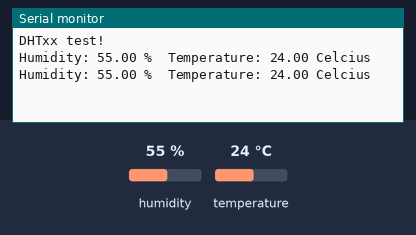
Simulated run of this sketch. Board: ESP32. Parts: the last lines printed to the serial monitor. The inputs (shaded band) are chosen by the test bench; at power-on: humidity 55 %, temperature 24 °C.

Above: at 2.8 s.
2.9 s: humidity set to 22 %
At 5.3 s:
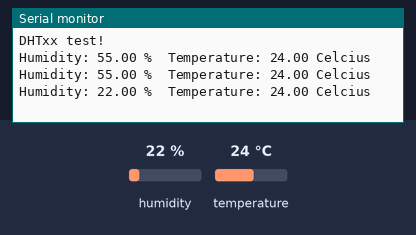
5.6 s: temperature set to 12 °C
At 6.6 s:
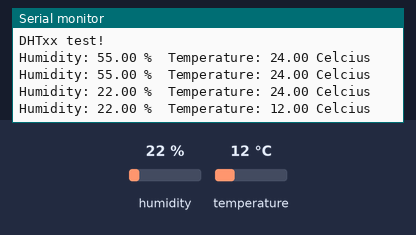
8.3 s: humidity set to 40 %
At 11.3 s:
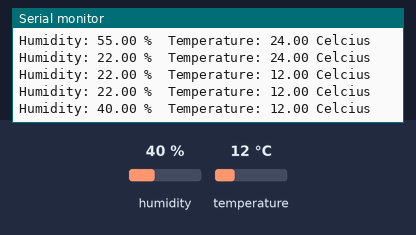
Timing chart, 0 to 12.8 s (numbered marks = the images above; inputs shaded):
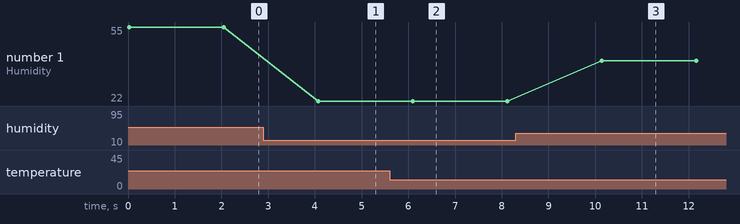

Measured:
- after the input at 2.9 s, the serial monitor: prints a new line after 1.2 s (image 1)
- after the input at 5.6 s, the serial monitor: prints a new line after 0.49 s (image 2)
- after the input at 8.3 s, the serial monitor: prints a new line after 1.8 s (image 3)
- plotted number 1: 55 → 22 after the input at 2.9 s, 22 → 40 after the input at 8.3 s

The sketch:

ESP32-DHT11.ino
```cpp
#include "DHT.h"

#define DHTPIN 4     // what digital pin we're connected to

// Uncomment whatever type you're using!
#define DHTTYPE DHT11   // DHT 11
//#define DHTTYPE DHT22   // DHT 22  (AM2302), AM2321
//#define DHTTYPE DHT21   // DHT 21 (AM2301)

DHT dht(DHTPIN, DHTTYPE);

void setup() {
  Serial.begin(9600);
  Serial.println("DHTxx test!");
  dht.begin();
}

void loop() {
  // Sensor readings may also be up to 2 seconds 'old' (its a very slow sensor)
  float h = dht.readHumidity();
  // Read temperature as Celsius
  float t = dht.readTemperature();

  // Check if any reads failed and exit early (to try again).
  if (isnan(h) || isnan(t)) {
    Serial.println("Failed to read from DHT sensor!");
    return;
  }
  Serial.print("Humidity: ");
  Serial.print(h);
  Serial.print(" %\t");
  Serial.print("Temperature: ");
  Serial.print(t);
  Serial.println(" Celcius ");
  // Wait a few seconds between measurements.
  delay(2000);
}
```
